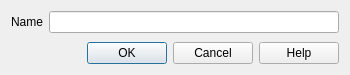
<?xml version="1.0" encoding="UTF-8"?>
<ui version="4.0">
 <class>swGroupDialog</class>
 <widget class="QDialog" name="swGroupDialog">
  <property name="whatsThis">
   <string>&lt;p&gt;&lt;b&gt;Group Parts&lt;/b&gt;&lt;/p&gt;&lt;p&gt;Name a new group for the selected parts so you can select and move them together. Choose OK to create it, or Cancel to leave the groups unchanged.&lt;/p&gt;</string>
  </property>
  <property name="geometry">
   <rect>
    <x>0</x>
    <y>0</y>
    <width>350</width>
    <height>75</height>
   </rect>
  </property>
  <property name="windowTitle">
   <string>Group</string>
  </property>
  <layout class="QVBoxLayout" name="verticalLayout">
   <item>
    <layout class="QFormLayout" name="formLayout">
     <item row="1" column="0">
      <widget class="QLabel" name="label">
       <property name="toolTip">
        <string>Enter a unique, nonempty name for the new group.</string>
       </property>
       <property name="whatsThis">
        <string>&lt;p&gt;&lt;b&gt;Group Name&lt;/b&gt;&lt;/p&gt;&lt;p&gt;Choose a name that is not already used by another group in this model. The new group contains the selected parts and their existing groups.&lt;/p&gt;</string>
       </property>
       <property name="text">
        <string>Name</string>
       </property>
       <property name="buddy">
        <cstring>name</cstring>
       </property>
      </widget>
     </item>
     <item row="1" column="1">
      <widget class="QLineEdit" name="name">
       <property name="toolTip">
        <string>Enter a unique, nonempty name for the new group.</string>
       </property>
       <property name="whatsThis">
        <string>&lt;p&gt;&lt;b&gt;Group Name&lt;/b&gt;&lt;/p&gt;&lt;p&gt;Choose a name that is not already used by another group in this model. The new group contains the selected parts and their existing groups.&lt;/p&gt;</string>
       </property>
      </widget>
     </item>
    </layout>
   </item>
   <item>
    <widget class="QDialogButtonBox" name="buttonBox">
     <property name="orientation">
      <enum>Qt::Horizontal</enum>
     </property>
     <property name="standardButtons">
      <set>QDialogButtonBox::Cancel|QDialogButtonBox::Help|QDialogButtonBox::Ok</set>
     </property>
    </widget>
   </item>
  </layout>
 </widget>
 <resources/>
 <connections>
  <connection>
   <sender>buttonBox</sender>
   <signal>accepted()</signal>
   <receiver>swGroupDialog</receiver>
   <slot>accept()</slot>
   <hints>
    <hint type="sourcelabel">
     <x>248</x>
     <y>254</y>
    </hint>
    <hint type="destinationlabel">
     <x>157</x>
     <y>274</y>
    </hint>
   </hints>
  </connection>
  <connection>
   <sender>buttonBox</sender>
   <signal>rejected()</signal>
   <receiver>swGroupDialog</receiver>
   <slot>reject()</slot>
   <hints>
    <hint type="sourcelabel">
     <x>316</x>
     <y>260</y>
    </hint>
    <hint type="destinationlabel">
     <x>286</x>
     <y>274</y>
    </hint>
   </hints>
  </connection>
 </connections>
</ui>
